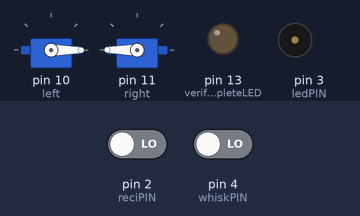
The sketch below on a simulated Arduino Uno, built with avr-gcc and run on an emulated ATmega328P. Parts: 2 × servo, output pins drawn as LEDs (lit = HIGH), buzzer (waves = sounding). The test bench sets the inputs (shaded band); at power-on: pin 4 (whiskPIN) LOW, pin 2 (reciPIN) LOW. EEPROM starts erased.

Above: at 11.0 s.
11.1 s: pin 4 (whiskPIN) driven HIGH
At 11.2 s:
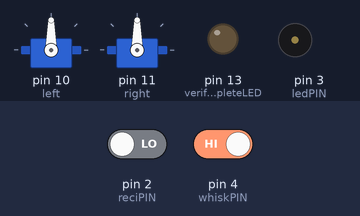
At 12.4 s:
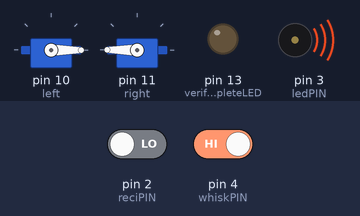
12.8 s: pin 2 (reciPIN) driven HIGH
At 14.2 s:
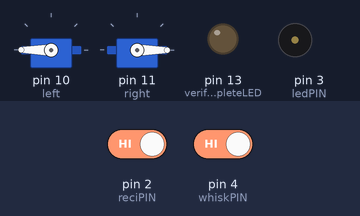
Timing chart, 0 to 15.8 s (numbered marks = the images above; inputs shaded):
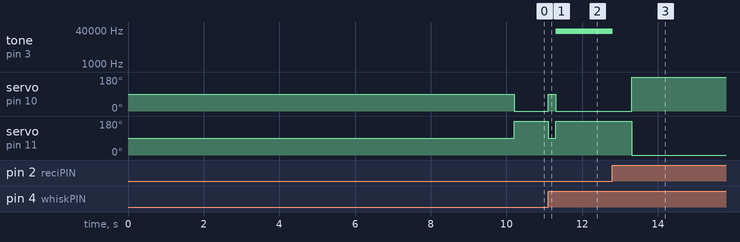

Measured:
- after the input at 11.1 s, tone on pin 3 (ledPIN): silent → 34000 Hz after 0.20 s; servo on pin 10 (left): 0° → 90° at once, → 0° 0.20 s later; servo on pin 11 (right): 180° → 90° at once, → 180° 0.20 s later
- after the input at 12.8 s, tone on pin 3 (ledPIN): 34000 Hz → silent at once; servo on pin 10 (left): 0° → 180° after 0.51 s; servo on pin 11 (right): 180° → 0° after 0.51 s

The sketch:

BPF_curveVerify.ino
```cpp
#include <Servo.h>
#include <EEPROM.h>

Servo left, right;

const int reciPIN = 2;
const int ledPIN = 3;

const int whiskPIN = 4;
const int verifyCompleteLED = 13;

void setup() {
  left.attach(10, 1300, 1700);// left wheel
  right.attach(11, 1300, 1700);// right wheel

  pinMode(reciPIN, INPUT); // Infrared Reciver
  pinMode(ledPIN, OUTPUT); // Infrared LED

  pinMode(whiskPIN,INPUT); // whisker

  pinMode(verifyCompleteLED,OUTPUT); // LED to tell me bpfVerify(); is finished
  delay(10000);

  bpfVerify();
}

void bpfVerify(){

  int c = 0;
  int address = 1;
  for (long freq = 34000; freq <= 42000; freq += 1000) {
      for (int meas = 1; meas <= 3; meas += 1) {
        moveLine(200);
        while(digitalRead(whiskPIN) == 1){}//delay until whisker touches wall
        moveLine(0);
        delay(200);

        moveLine(-200);
        while(digitalRead(whiskPIN) == 0){}//delay until whisker stops touching wall
        moveLine(0);
        delay(200);

        unsigned long start = millis();
        moveLine(-200);
        while(irDetect(ledPIN, reciPIN, freq, 8) == 0){}// delay until wall can't be seen
        delay(500);
        unsigned long fin = millis();
        unsigned long diff = fin - start;

        unsigned long high = (unsigned long)(diff / 256);
        unsigned long low = (unsigned long)(diff % 256);

        EEPROM.write(address, high);
        address++;
        EEPROM.write(address, low);
        address++;

        c++;
      }
    }
     EEPROM.write(0, c);
}

void loop() {
  digitalWrite(verifyCompleteLED, HIGH);
}

int irDetect(int irLedPin, int irReceiverPin, long frequency, int toneTime)
{
  tone(irLedPin, frequency, toneTime); // modulate IR LED at specified frequency for at least 1 ms
  delay(1); // Wait 1 ms
  int ir = digitalRead(irReceiverPin); // IR receiver -> ir variable
  delay(1); // Down time before recheck
  return ir; // Return 1 no detect, 0 detect
}

void moveLine(int spd){
  drive(spd, spd);
}

void drive(int leftpw, int rightpw){
  left.writeMicroseconds(1500 + leftpw);
  right.writeMicroseconds(1500 - rightpw);
}
```
